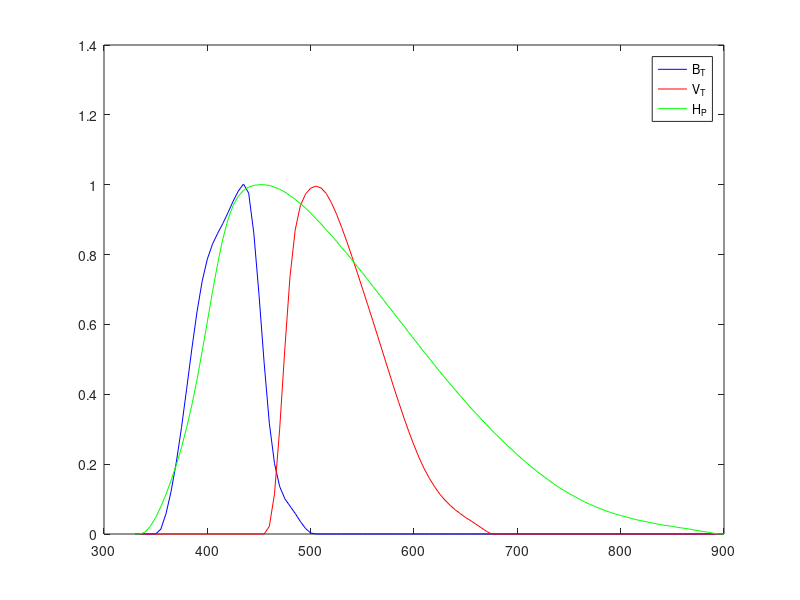

Write the MATLAB code that produced this figure.
l1=[330,335,340,345,350,355,360,365,370,375,380,385,390,395,400, ...
    405,410,415,420,425,430,435,440,445,450,455,460,465,470];
b1=[0.000,0.000,0.000,0.000,0.000,0.014,0.058,0.123,0.206,0.305, ...
    0.416,0.530,0.636,0.724,0.787,0.830,0.861,0.889,0.920,0.953,0.982,1.002,0.976,0.861,0.685,0.489,0.317,0.202,0.136];
v1=[0.000,0.000,0.000,0.000,0.000,0.000,0.000,0.000,0.000,0.000, ...
    0.000,0.000,0.000,0.000,0.000,0.000,0.000,0.000,0.000,0.000,0.000,0.000,0.000,0.000,0.000,0.000,0.022,0.115,0.301];
h1=[0.000,0.000,0.006,0.023,0.047,0.078,0.114,0.154,0.198,0.248, ...
    0.305,0.369,0.442,0.523,0.608,0.694,0.774,0.845,0.901,0.941,0.967,0.984,0.993,0.998,1.000,1.000,0.998,0.993,0.987];

l2=[475,480,485,490,495,500,505,510,515,520,525,530,535,540,545, ...
    550,555,560,565,570,575,580,585,590,595,600,605,610,615];
b2=[0.101,0.080,0.059,0.036,0.016,0.003,0.000,0.000,0.000,0.000, ...
    0.000,0.000,0.000,0.000,0.000,0.000,0.000,0.000,0.000,0.000,0.000,0.000,0.000,0.000,0.000,0.000,0.000,0.000,0.000];
v2=[0.530,0.737,0.870,0.940,0.973,0.990,0.996,0.991,0.975,0.949, ...
    0.916,0.878,0.837,0.794,0.749,0.704,0.658,0.612,0.565,0.518,0.471,0.424,0.379,0.335,0.293,0.254,0.218,0.186,0.159];
h2=[0.979,0.969,0.958,0.946,0.933,0.919,0.903,0.888,0.871,0.855, ...
    0.838,0.820,0.803,0.785,0.766,0.748,0.729,0.710,0.691,0.672,0.653,0.634,0.615,0.596,0.577,0.558,0.539,0.520,0.502];

l3=[620,625,630,635,640,645,650,655,660,665,670,675,680,685,690, ...
    695,700,705,710,715,720,725,730,735,740,745,750,755,760];
v3=[0.135,0.114,0.097,0.082,0.069,0.058,0.047,0.038,0.028,0.018, ...
    0.008,0.000,0.000,0.000,0.000,0.000,0.000,0.000,0.000,0.000,0.000,0.000,0.000,0.000,0.000,0.000,0.000,0.000,0.000];
h3=[0.483,0.465,0.447,0.429,0.412,0.395,0.378,0.361,0.345,0.329, ...
    0.314,0.298,0.283,0.269,0.254,0.241,0.227,0.214,0.201,0.189,0.177,0.166,0.155,0.144,0.134,0.125,0.116,0.108,0.100];

l4=[765,770,775,780,785,790,795,800,805,810,815,820,825,830,835, ...
    840,845,850,855,860,865,870,875,880,885,890,895,900];
h4=[0.092,0.085,0.079,0.073,0.067,0.062,0.057,0.053,0.049,0.045, ...
    0.041,0.038,0.035,0.032,0.029,0.026,0.024,0.022,0.019,0.017,0.015,0.012,0.010,0.007,0.005,0.002,0.000,0.000];


z3=zeros(size(l3));
z4=zeros(size(l4));

L =[l1, l2, l3, l4];
BT=[b1, b2, z3, z4];
VT=[v1, v2, v3, z4];
HP=[h1, h2, h3, h4];

plot(L, BT, 'b-', L, VT, 'r-', L, HP, 'g-');
legend({'B_T', 'V_T', 'H_P'});
